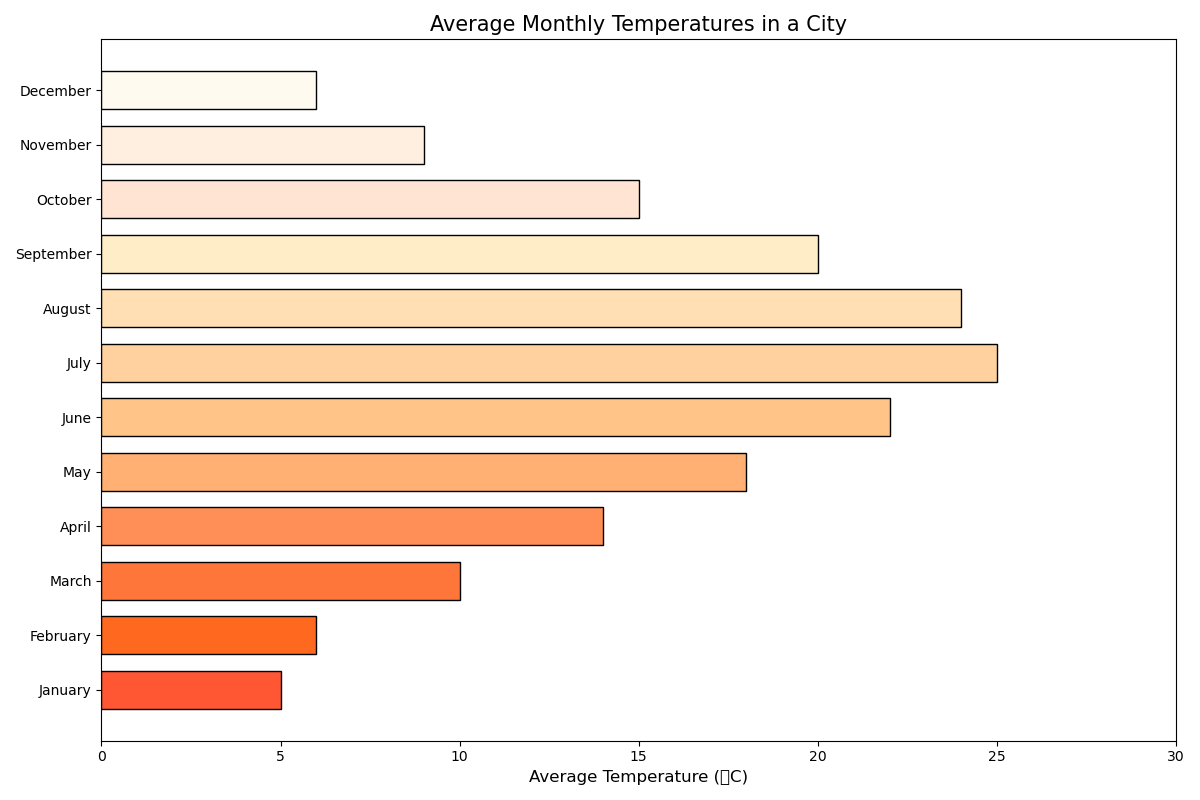

Write Python code to recreate this figure.

import matplotlib.pyplot as plt

# Data
months = ['January', 'February', 'March', 'April', 'May', 'June', 'July', 'August', 'September', 'October', 'November', 'December']
temperatures = [5, 6, 10, 14, 18, 22, 25, 24, 20, 15, 9, 6]

# Colors for each bar
colors = ['#FF5733', '#FF681F', '#FF763B', '#FF8F56', '#FFB072', '#FFC488', '#FFD19E', '#FFDFB3', '#FFEDC8', '#FFE4D3', '#FFEFE0', '#FFFAF0']

# Plotting the bar chart horizontally
plt.figure(figsize=(12, 8))   # Change width and height of the chart
plt.barh(months, temperatures, color=colors, edgecolor='black', height=0.7)  # Change band width for bars and apply color scheme

# Chart title and labels
plt.title('Average Monthly Temperatures in a City', fontsize=15)
plt.xlabel('Average Temperature (°C)', fontsize=12)

# Setting the xlim to provide better clarity for temperature values
plt.xlim(0, max(temperatures) + 5)

# Display the chart
plt.tight_layout()
plt.show()
